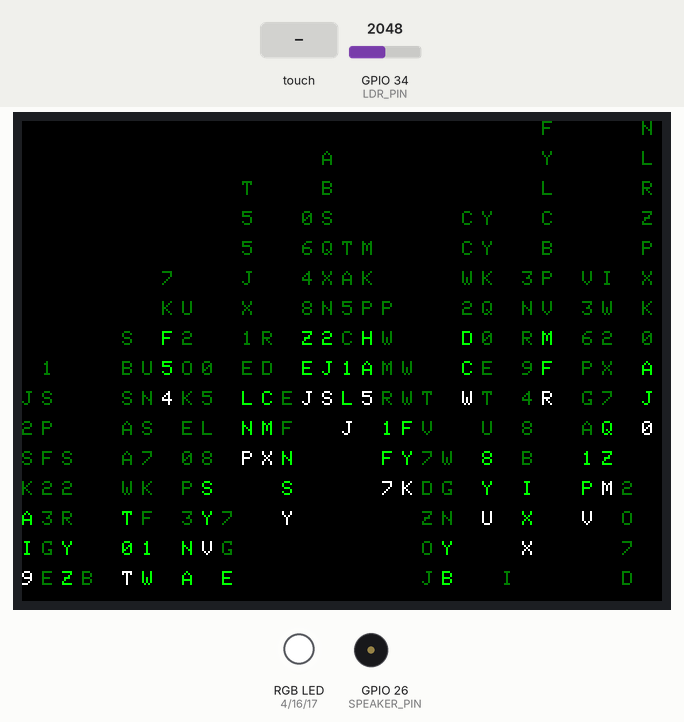
Recording of a sketch running on a simulated ESP32. Parts: 320×240 colour display, an RGB LED mixed from three pins (HIGH = lit), buzzer (waves = sounding). Inputs (shaded band) come from the test bench; at power-on: GPIO 34 (LDR_PIN) = 2048. Random numbers use the default seed unless the sketch sets one; pins used as bus, display or sensor lines are not drawn.

Above: at 2.7 s.
2.8 s: touch panel pressed at 13 % / 10 % of its raw x / y range
At 3.03 s:
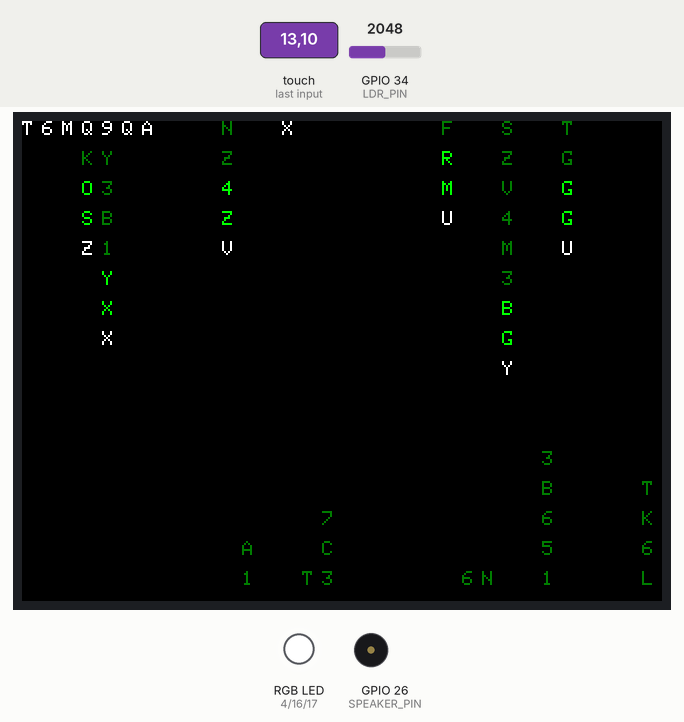
4.3 s: touch panel pressed at 38 % / 10 % of its raw x / y range
At 4.59 s:
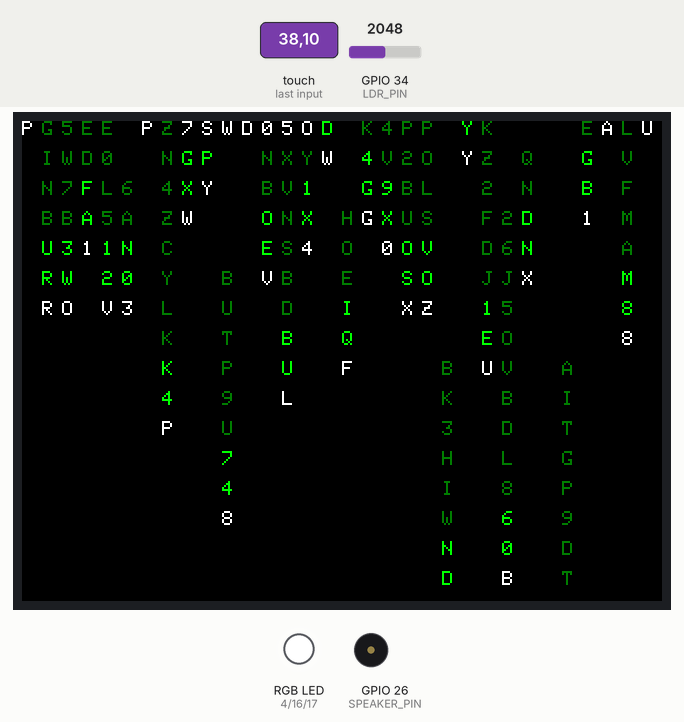
Timing chart, 0 to 7.3 s (numbered marks = the images above; inputs shaded):
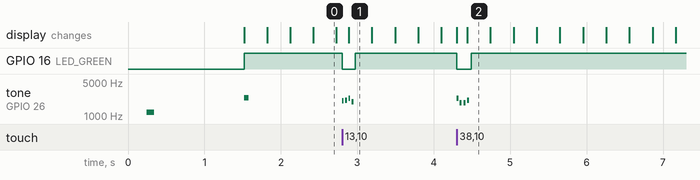

The sketch:

07-retro-matrix.ino
```cpp
/**
 * @file 07-retro-matrix.ino
 * @brief Cyberpunk Matrix Digital Rain Screensaver with LDR Auto-Dimming for CYD 2.8"
 * @author Tushar Aggarwal (tushar2704)
 * @repository https://github.com/tushar2704/Cheap-Yellow-Display-Community
 *
 * 📺 Follow on YouTube:
 * - Tech & Coding: https://youtube.com/@IamNotIntoTech
 * - 3D Printing & Enclosure: https://youtube.com/@Makerrdesigns
 *
 * Hardware:
 * - ESP32-2432S028R (2.8" Resistive Touch Cheap Yellow Display)
 * - Onboard Ambient Light Sensor (LDR: GPIO 34) for automatic backlight dimming
 * - Onboard Speaker (GPIO 26) for cybernetic audio chirps
 * - Onboard RGB LED (GPIO 4: Red, 16: Green, 17: Blue)
 */

#include <SPI.h>
#include <TFT_eSPI.h>
#include <XPT2046_Touchscreen.h>

// CYD 2.8" Touchscreen Pins
#define XPT2046_IRQ 36
#define XPT2046_MOSI 13
#define XPT2046_MISO 12
#define XPT2046_CLK 14
#define XPT2046_CS 33

// Hardware Indicators & Sensors
#define LED_RED 4
#define LED_GREEN 16
#define LED_BLUE 17
#define SPEAKER_PIN 26
#define LDR_PIN 34
#define TFT_BL 21

#define TS_MINX 300
#define TS_MAXX 3800
#define TS_MINY 200
#define TS_MAXY 3700

SPIClass touchSPI(VSPI);
XPT2046_Touchscreen ts(XPT2046_CS, XPT2046_IRQ);
TFT_eSPI tft = TFT_eSPI();

// Matrix Grid Configuration (320x240 landscape)
// Font 2 is ~14 pixels wide and 16 pixels tall
const int CHAR_WIDTH = 10;
const int CHAR_HEIGHT = 15;
const int COLS = 320 / CHAR_WIDTH;   // 32 columns
const int ROWS = 240 / CHAR_HEIGHT;  // 16 rows

int streamY[COLS];     // Current row position of each falling stream
int streamSpeed[COLS]; // Falling speed multiplier per column
int streamLen[COLS];   // Tail length per column

unsigned long lastRainFrame = 0;
unsigned long lastLdrCheck = 0;
int currentBrightness = 220;

void setRgb(bool r, bool g, bool b) {
  digitalWrite(LED_RED, r ? LOW : HIGH);
  digitalWrite(LED_GREEN, g ? LOW : HIGH);
  digitalWrite(LED_BLUE, b ? LOW : HIGH);
}

void beep(int freq, int ms) {
  tone(SPEAKER_PIN, freq, ms);
}

void setBacklight(int duty) {
  currentBrightness = constrain(duty, 25, 255);
  ledcWrite(3, currentBrightness);
}

char getRandomMatrixChar() {
  // Random characters: numbers, uppercase letters, symbols
  int r = random(0, 36);
  if (r < 10) return '0' + r;
  return 'A' + (r - 10);
}

void initMatrixStreams() {
  for (int c = 0; c < COLS; ++c) {
    streamY[c] = random(-ROWS, 0);
    streamSpeed[c] = random(1, 3);
    streamLen[c] = random(5, 12);
  }
}

void updateAmbientLighting() {
  int rawLdr = analogRead(LDR_PIN); // 0 (pitch dark) to 4095 (direct light)
  // Map ambient light to screen brightness (smooth auto-dim)
  int targetBrightness = map(rawLdr, 200, 3500, 35, 255);
  targetBrightness = constrain(targetBrightness, 30, 255);

  // Smooth filter
  currentBrightness = (currentBrightness * 3 + targetBrightness) / 4;
  setBacklight(currentBrightness);
}

void triggerTouchRipple(int touchCol) {
  beep(1800 + random(0, 600), 25);
  setRgb(false, true, false); // Flash Green LED

  // Reset surrounding streams to top with high speed
  for (int i = max(0, touchCol - 3); i <= min(COLS - 1, touchCol + 3); ++i) {
    streamY[i] = 0;
    streamSpeed[i] = 3;
    streamLen[i] = 14;
  }
}

void setup() {
  Serial.begin(115200);

  pinMode(LED_RED, OUTPUT);
  pinMode(LED_GREEN, OUTPUT);
  pinMode(LED_BLUE, OUTPUT);
  pinMode(SPEAKER_PIN, OUTPUT);
  setRgb(false, true, false);

  // Setup Backlight PWM on Channel 3
  ledcSetup(3, 5000, 8);
  ledcAttachPin(TFT_BL, 3);
  setBacklight(200);

  tft.init();
  tft.setRotation(1); // Landscape 320x240
  tft.fillScreen(TFT_BLACK);

  touchSPI.begin(XPT2046_CLK, XPT2046_MISO, XPT2046_MOSI, XPT2046_CS);
  ts.begin(touchSPI);
  ts.setRotation(1);

  // Splash Screen
  tft.setTextColor(0x07E0, TFT_BLACK); // Neon Matrix Green
  tft.setTextSize(2);
  tft.setCursor(30, 90);
  tft.print("INITIALIZING CYD RAIN...");
  tft.setTextSize(1);
  tft.setTextColor(TFT_WHITE, TFT_BLACK);
  tft.setCursor(30, 130);
  tft.print("Cheap Yellow Display Community | @IamNotIntoTech");

  beep(1200, 100);
  delay(1200);
  tft.fillScreen(TFT_BLACK);

  initMatrixStreams();
  beep(2400, 60);
}

void loop() {
  unsigned long now = millis();

  // Auto-dim backlight based on LDR sensor every 500ms
  if (now - lastLdrCheck > 500) {
    lastLdrCheck = now;
    updateAmbientLighting();
  }

  // Interactive Touch Screen Input
  if (ts.touched()) {
    TS_Point p = ts.getPoint();
    int x = map(p.x, TS_MINX, TS_MAXX, 0, 320);
    x = constrain(x, 0, 319);
    int touchCol = x / CHAR_WIDTH;
    triggerTouchRipple(touchCol);
    delay(40);
  } else {
    setRgb(false, false, false);
  }

  // Render Matrix Falling Rain Frame (~30 FPS)
  if (now - lastRainFrame > 35) {
    lastRainFrame = now;

    for (int c = 0; c < COLS; ++c) {
      int headRow = streamY[c];

      // Draw the bright white/cyan leading head glyph
      if (headRow >= 0 && headRow < ROWS) {
        int x = c * CHAR_WIDTH;
        int y = headRow * CHAR_HEIGHT;
        tft.setTextColor(TFT_WHITE, TFT_BLACK);
        tft.drawChar(x, y, getRandomMatrixChar(), TFT_WHITE, TFT_BLACK, 1);
      }

      // Draw glowing green body glyphs trailing behind the head
      int bodyRow = headRow - 1;
      if (bodyRow >= 0 && bodyRow < ROWS) {
        int x = c * CHAR_WIDTH;
        int y = bodyRow * CHAR_HEIGHT;
        tft.setTextColor(0x07E0, TFT_BLACK); // Vibrant Bright Green
        tft.drawChar(x, y, getRandomMatrixChar(), 0x07E0, TFT_BLACK, 1);
      }

      // Draw darker dim green trailing glyph
      int tailRow = headRow - 3;
      if (tailRow >= 0 && tailRow < ROWS) {
        int x = c * CHAR_WIDTH;
        int y = tailRow * CHAR_HEIGHT;
        tft.setTextColor(0x03E0, TFT_BLACK); // Darker Green
        tft.drawChar(x, y, getRandomMatrixChar(), 0x03E0, TFT_BLACK, 1);
      }

      // Erase character behind the tail
      int eraseRow = headRow - streamLen[c];
      if (eraseRow >= 0 && eraseRow < ROWS) {
        int x = c * CHAR_WIDTH;
        int y = eraseRow * CHAR_HEIGHT;
        tft.fillRect(x, y, CHAR_WIDTH, CHAR_HEIGHT, TFT_BLACK);
      }

      // Advance column position
      streamY[c] += 1;

      // When stream completely passes below the screen, reset to top
      if (streamY[c] - streamLen[c] > ROWS) {
        streamY[c] = random(-8, 0);
        streamLen[c] = random(5, 14);
        streamSpeed[c] = random(1, 3);
      }
    }
  }
}
```

Measured:
- after the input at 2.8 s, GPIO 16 (LED_GREEN): HIGH → LOW at once, → HIGH 0.17 s later; tone on GPIO 26 (SPEAKER_PIN): plays 2049 Hz for 0.03 s, 2095 Hz for 0.03 s, 2306 Hz for 0.03 s, 1953 Hz for 0.03 s, starting at once
- after the input at 4.3 s, GPIO 16 (LED_GREEN): HIGH → LOW at once, → HIGH 0.19 s later; tone on GPIO 26 (SPEAKER_PIN): plays 2323 Hz for 0.03 s, 1865 Hz for 0.03 s, 1861 Hz for 0.03 s, 2093 Hz for 0.03 s, starting at once
